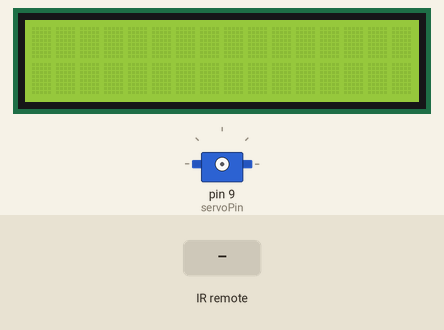
This sketch was run on a simulated Arduino Uno, built with avr-gcc and run on an emulated ATmega328P. On the bench: 16×2 character LCD, servo. Inputs (shaded band) come from the test bench.

Above: at 1.2 s.
1.3 s: infrared code 0xFFA25D received
At 2.6 s:
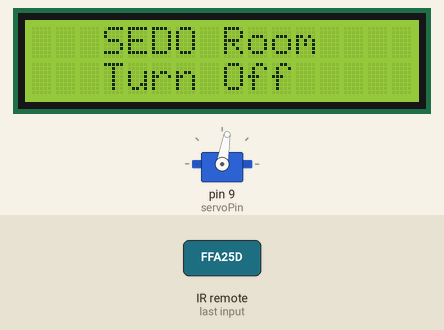
2.9 s: infrared code 0xFF629D received
At 4.0 s:
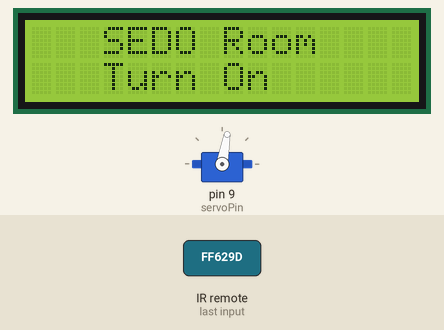
4.5 s: infrared code 0xFF6897 received
At 5.0 s:
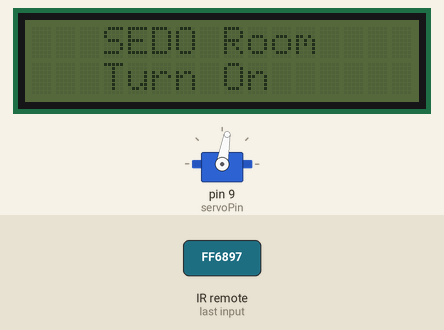
6.0 s: infrared code 0xFFA25D received
At 7.3 s:
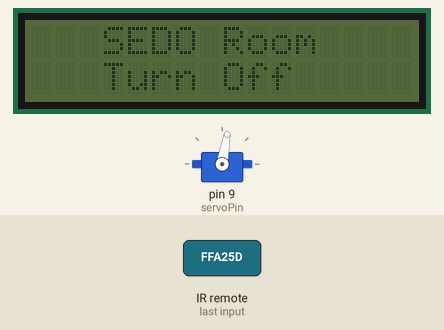
7.6 s: infrared code 0xFF30CF received
At 8.5 s:
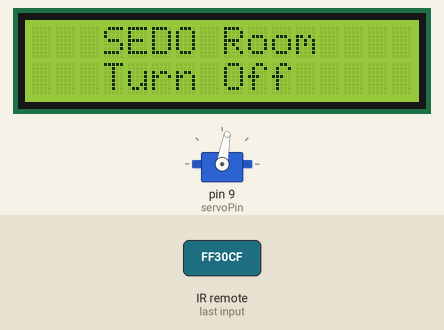
Timing chart, 0 to 10.1 s (numbered marks = the images above; inputs shaded):
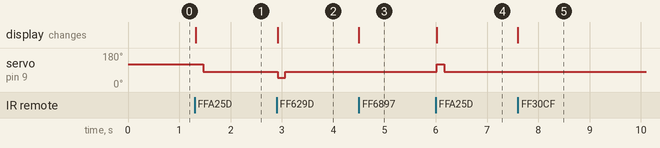

Measured:
- after the input at 1.3 s, servo on pin 9 (servoPin): 120° → 80° after 0.17 s; the display: changes at once (image 1)
- after the input at 2.9 s, servo on pin 9 (servoPin): 80° → 50° at once, → 80° 0.15 s later; the display: changes at once (image 2)
- after the input at 4.5 s, the display: changes at once (image 3)
- after the input at 6.0 s, servo on pin 9 (servoPin): 80° → 120° at once, → 80° 0.15 s later; the display: changes at once (image 4)
- after the input at 7.6 s, the display: changes at once (image 5)

The sketch:

Arduino_IR_RoomLightControl.ino
```cpp
#include <Servo.h> //서보모터 라이브러리
#include <LiquidCrystal_I2C.h> //i2c모듈을 사용하는 lcd라이브러리
#include <Wire.h> //lcd라이브러리
#include <IRremote.h> //IR 리모컨 라이브러리.
IRrecv irrecv(7); // IR리모컨을 사용하기 위해 7번핀 사용 선언
decode_results results; //IR리모컨으로부터 받은 신홋값

// 0x3F I2C 주소를 가지고 있는 16x2 LCD객체를 생성합니다.
// I2C 주소는 각자가 사용하는 LCD에 맞게 수정해야 합니다.
LiquidCrystal_I2C lcd(0x27, 16, 2);
int timeset = 150; //서보 모터 움직임 시간 설정
int servoPin = 9;  //서보 모터 사용 핀 설정
Servo servo;       //서보 모터 변수 선언

void setup()
{
  lcd.init();                // I2C LCD를 초기화 합니다.
  lcd.backlight();           // 초기에 I2C LCD의 백라이트를 켜줍니다.
  irrecv.enableIRIn();       // 7번핀을 통해 IR신호를 읽는다.
  /*
  servo.attach(servoPin); 가 여기 없는 이유는 리모컨을 누르면서 킬 수 있게 만들려고 없앰,
  그리고 불안정한 PWM으로 인해 모터가 계속 움직여서 소음이 발생하므로 코드에서 바꿈
  */
}

void loop()
{
   if (irrecv.decode(&results)==true){
      switch(results.value){
          case 0xFFA25D: // 불을 킨다
          servo.attach(servoPin);       // 서보 모터를 사용하기 위해 킨다.
          lcd.clear();                  // lcd에 있던 글자를 지운다(안쓰면 글자가 중첩됩니다.)
          lcd.setCursor(3,0);           // 0번째 줄 3번째 셀부터 입력하게 합니다.
          lcd.print("SEDO Room");       // 문구를 출력합니다.
          lcd.setCursor(3,1);           // 1번째 줄 3번째 셀부터 입력하게 합니다.
          lcd.print("Turn Off");        // 문구를 출력합니다.
          servo.write(120);             // 서보 모터로 불을 킬 수 있는 각도까지 돌린다.
          delay(timeset);
          servo.write(80);              // 서보 모터를 초기상태(중간)로 돌린다.
          delay(timeset);
          break;

          case 0xFF629D: // 불을 끈다
          servo.attach(servoPin);       // 서보 모터를 사용하기 위해 킨다.
          lcd.clear();                  // lcd에 있던 글자를 지운다(안쓰면 글자가 중첩됩니다.)
          lcd.setCursor(3,0);           // 0번째 줄 3번째 셀부터 입력하게 합니다.
          lcd.print("SEDO Room");       // 문구를 출력합니다.
          lcd.setCursor(3,1);           // 1번째 줄 3번째 셀부터 입력하게 합니다.
          lcd.print("Turn On");         // 문구를 출력합니다.
          servo.write(50);              // 서보 모터로 불을 끌 수 있는 각도까지 돌린다.
          delay(timeset);
          servo.write(80);              // 서보 모터를 초기상태(중간)로 돌린다.
          delay(timeset);
          break;

          case 0xFF6897: //절전 모드
          lcd.noBacklight(); //lcd를 끊다
          break;

          case 0xFF30CF: //일반 모드
          lcd.backlight(); //lcd를 킨다
          break;
      }
      servo.detach(); // 불안정한 PWM으로 인해 모터가 계속 움직이므로 아예 꺼버림
      irrecv.resume(); // 다음 신호 수신
  }
}
```
